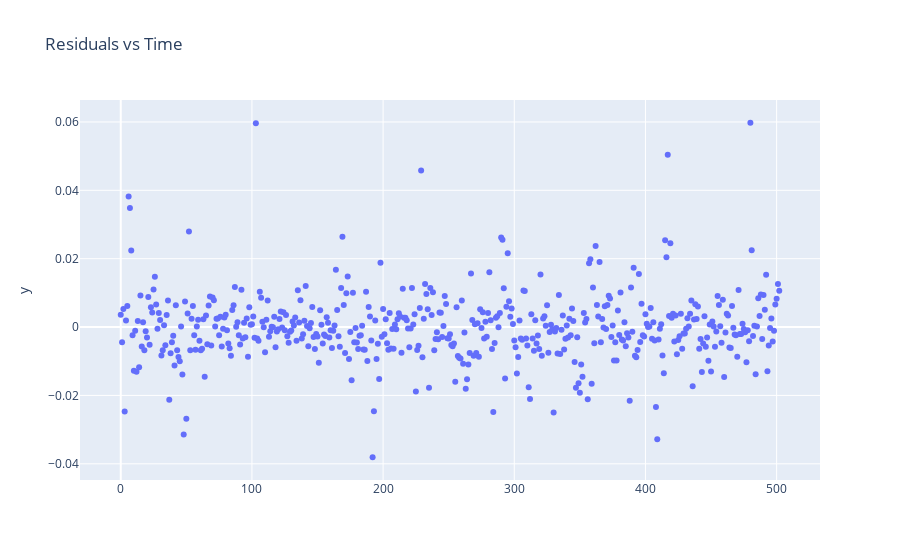

The code cell stored with this chart in its notebook:
### Code cell
fig = px.scatter(y=results.resid,
                title='Residuals vs Time')
fig.show()

### Figure 1 — Plotly figure (JSON) as saved in the notebook; plotly's stock layout.template omitted (floating-point values rounded to 4 significant figures; data arrays with more than 128 entries replaced by an {"elided": "..."} marker saying what was removed)
{"data": [{"hovertemplate": "y=%{y}<extra></extra>", "legendgroup": "", "marker": {"color": "#636efa", "symbol": "circle"}, "mode": "markers", "name": "", "showlegend": false, "type": "scatter", "xaxis": "x", "y": {"elided": "503 float values"}, "yaxis": "y"}], "layout": {"legend": {"tracegroupgap": 0}, "title": {"text": "Residuals vs Time"}, "xaxis": {"anchor": "y", "domain": [0, 1]}, "yaxis": {"anchor": "x", "domain": [0, 1], "title": {"text": "y"}}}}
